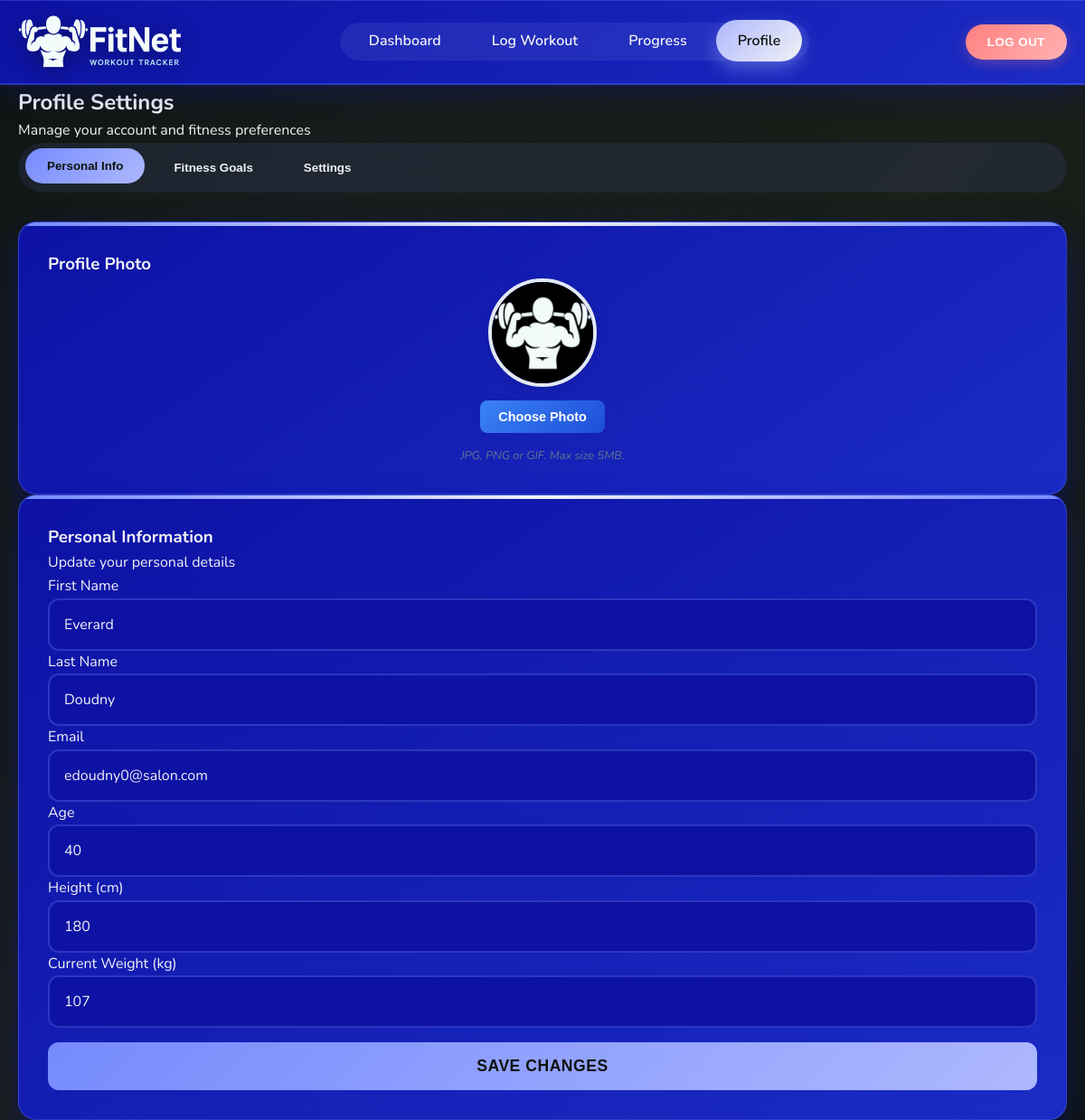
Screenshot of /profile (signed in) with the database file from the repository.
### tables this page shows
CREATE TABLE `Users`(`user_id` TEXT, `first_name` TEXT, `surname` TEXT, `email` TEXT, `password_hash` TEXT, `age` TEXT, "created_at" TEXT, profile_image TEXT);

CREATE TABLE `Progress`(`progress_id` TEXT, `user_id` TEXT, `date` TEXT, `weight_kg` TEXT, `height_cm` TEXT, `body_fat_percentage` TEXT);

### main.py (the view, shortened to what this page needs)
@app.route('/profile', methods=['GET', 'POST'])
def profile():
    if 'user_id' not in session:
        return redirect(url_for('login'))
    conn = get_db_connection()
    user_id = session.get('user_id')
    if not user_id:
        return redirect(url_for('login'))
    try:
        conn.execute('''
            CREATE TABLE IF NOT EXISTS Goals (
                goal_id INTEGER PRIMARY KEY AUTOINCREMENT,
                user_id INTEGER NOT NULL,
                goal_type TEXT NOT NULL,
                goal_name TEXT NOT NULL,
                target_value REAL,
                current_value REAL DEFAULT 0,
                target_date DATE,
                created_at DATETIME DEFAULT (datetime('now')),
                is_completed BOOLEAN DEFAULT 0,
                goal_direction TEXT DEFAULT 'up',
                FOREIGN KEY (user_id) REFERENCES Users(user_id)
            )
        ''')
        try:
            conn.execute('ALTER TABLE Users ADD COLUMN profile_image TEXT')
        except sqlite3.OperationalError:
            pass  # Column already exists
        try:
            conn.execute('ALTER TABLE Goals ADD COLUMN goal_direction TEXT DEFAULT "up"')
        except sqlite3.OperationalError:
            pass  # Column already exists
        conn.commit()
    except sqlite3.Error as e:
        print(f"Error creating Goals table: {e}")
    user_data = conn.execute(
        "SELECT Users.*, Progress.height_cm, Progress.weight_kg FROM Users "
        "LEFT JOIN Progress ON Users.user_id = Progress.user_id "
        "WHERE Users.user_id = ?",
        (user_id,)
    ).fetchone()
    goals = []
    try:
        goals = conn.execute(
            'SELECT * FROM Goals WHERE user_id = ? ORDER BY created_at DESC',
            (user_id,)
        ).fetchall()
    except sqlite3.Error as e:
        print(f"Error fetching goals: {e}")
        goals = []
    conn.close()
    return render_template('profile.html', user_data=user_data, goals=goals)

### main.py (called while the page is built, shortened)
def get_db_connection():
    conn = sqlite3.connect('database/data_source.db')
    conn.row_factory = sqlite3.Row
    return conn

@app.template_filter('goal_progress')
def goal_progress_filter(goal):
    target_value = goal['target_value'] if 'target_value' in goal else None
    if not target_value or target_value == 0:
        return 0

@app.template_filter('goal_display_text')
def goal_display_text_filter(goal):
    target_value = goal['target_value'] if 'target_value' in goal else None
    if not target_value:
        return "No target set"

### templates/profile.html (shortened to what this page needs)
<!DOCTYPE html>
<html lang="en">
<head>
    <link rel="stylesheet" href="static/css/dashboard.css">
</head>
<body>
    <header class="header">
        <div class="container">
            <div class="logo">
                <img src="static/images/FitNet Logo.png" alt="FitNet Logo">
            </div>
            <nav class="navigation">
                <ul>
                    <li><a href="/dashboard">Dashboard</a></li>
                    <li><a href="/log-workout">Log Workout</a></li>
                    <li><a href="/progress">Progress</a></li>
                    <li><a href="/profile" class="active">Profile</a></li>
                </ul>
            </nav>
            <div class="actions">
                <button class="logout logout-light-red" onclick="window.location.href='/logout'">Log Out</button>
            </div>
        </div>
    </header>
    <main class="container">
        <div class="profile-header">
            <h2>Profile Settings</h2>
            <p>Manage your account and fitness preferences</p>
        </div>
        <div class="profile-tabs">
            <button class="tab-btn active" data-tab="personal" onclick="showTab('personal')">Personal Info</button>
            <button class="tab-btn" data-tab="goals" onclick="showTab('goals')">Fitness Goals</button>
            <button class="tab-btn" data-tab="settings" onclick="showTab('settings')">Settings</button>
        </div>
        <div class="profile-content">
            <div id="personal-tab" class="profile-tab active">
                <div class="profile-section">
                    <div class="profile-photo-section card">
                        <h3>Profile Photo</h3>
                        <div class="photo-container">
                            <div class="profile-photo">
                                {% if user_data.profile_image %}
                                    <img src="{{ url_for('uploaded_file', filename=user_data.profile_image) }}" alt="Profile Photo" id="profileImage">
                                {% else %}
                                    <img src="static/images/default-avatar.jpg" alt="Profile Photo" id="profileImage">
                                {% endif %}
                            </div>
                            <form method="POST" enctype="multipart/form-data" class="upload-form">
                                <button type="button" class="upload-btn" onclick="document.getElementById('photoInput').click()">
                                    Choose Photo
                                </button>
                            </form>
                            <p class="photo-note">JPG, PNG or GIF. Max size 5MB.</p>
                        </div>
                    </div>
                    <div class="personal-info-section card">
                        <h3>Personal Information</h3>
                        <p>Update your personal details</p>
                        <form method="POST" class="profile-form">
                            <div class="form-row">
                                <div class="form-group">
                                    <label for="first_name">First Name</label>
                                    <input type="text" id="first_name" name="first_name"
                                           value="{{ user_data.first_name if user_data else '' }}" required>
                                </div>
                                <div class="form-group">
                                    <label for="surname">Last Name</label>
                                    <input type="text" id="surname" name="surname"
                                           value="{{ user_data.surname if user_data else '' }}" required>
                                </div>
                            </div>
                            <div class="form-row">
                                <div class="form-group">
                                    <label for="email">Email</label>
                                    <input type="email" id="email" name="email"
                                           value="{{ user_data.email if user_data else '' }}" required>
                                </div>
                                <div class="form-group">
                                    <label for="age">Age</label>
                                    <input type="number" id="age" name="age"
                                           value="{{ user_data.age if user_data else '' }}" required>
                                </div>
                            </div>
                            <div class="form-row">
                                <div class="form-group">
                                    <label for="height">Height (cm)</label>
                                    <input type="number" id="height" name="height"
                                           value="{{ user_data.height_cm if user_data else '' }}" required>
                                </div>
                                <div class="form-group">
                                    <label for="weight">Current Weight (kg)</label>
                                    <input type="number" id="weight" name="weight" step="0.1"
                                           value="{{ user_data.weight_kg if user_data else '' }}" required>
                                </div>
                            </div>
                            <button type="submit" class="save-changes-btn">Save Changes</button>
                        </form>
                    </div>
                </div>
            </div>
        </div>
    </main>
</body>
</html>

### rows the page displays
Users: profile_image (picture), first_name "Everard", surname "Doudny", email "edoudny0@salon.com", age "40"
Progress: height "180", weight "107"
